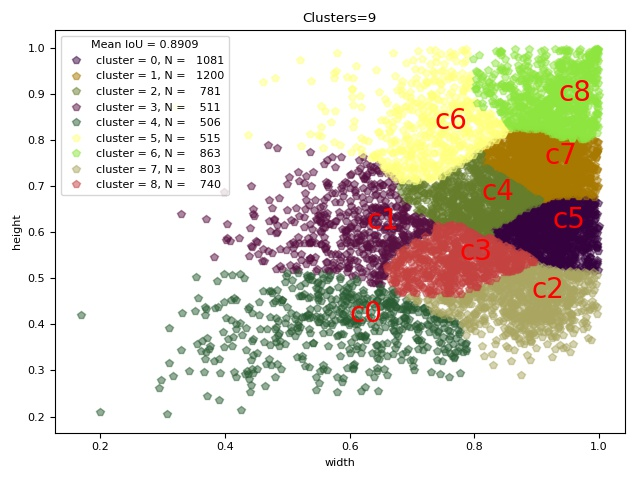

This chart was generated by the following Python code:
#! /usr/bin/env python
# coding=utf-8
#================================================================
#   Copyright (C) 2019 * Ltd. All rights reserved.
#
#   Editor      : VIM
#   File name   : kmeans.py
#   Author      : YunYang1994
#   Created date: 2019-01-25 11:08:15
#   Description :
#
#================================================================

import cv2
import argparse
import numpy as np
import seaborn as sns
import matplotlib.pyplot as plt
current_palette = list(sns.xkcd_rgb.values())

def iou(box, clusters):
    """
    Calculates the Intersection over Union (IoU) between a box and k clusters.
    param:
        box: tuple or array, shifted to the origin (i. e. width and height)
        clusters: numpy array of shape (k, 2) where k is the number of clusters
    return:
        numpy array of shape (k, 0) where k is the number of clusters
    """
    x = np.minimum(clusters[:, 0], box[0])
    y = np.minimum(clusters[:, 1], box[1])
    if np.count_nonzero(x == 0) > 0 or np.count_nonzero(y == 0) > 0:
        raise ValueError("Box has no area")

    intersection = x * y
    box_area = box[0] * box[1]
    cluster_area = clusters[:, 0] * clusters[:, 1]

    iou_ = intersection / (box_area + cluster_area - intersection)

    return iou_



def kmeans(boxes, k, dist=np.median,seed=1):
    """
    Calculates k-means clustering with the Intersection over Union (IoU) metric.
    :param boxes: numpy array of shape (r, 2), where r is the number of rows
    :param k: number of clusters
    :param dist: distance function
    :return: numpy array of shape (k, 2)
    """
    rows = boxes.shape[0]
    distances     = np.empty((rows, k)) ## N row x N cluster
    last_clusters = np.zeros((rows,))

    np.random.seed(seed)

    # initialize the cluster centers to be k items
    clusters = boxes[np.random.choice(rows, k, replace=False)]

    while True:
        # Step 1: allocate each item to the closest cluster centers
        for icluster in range(k): # I made change to lars76's code here to make the code faster
            distances[:,icluster] = 1 - iou(clusters[icluster], boxes)

        nearest_clusters = np.argmin(distances, axis=1)

        if (last_clusters == nearest_clusters).all():
            break

        # Step 2: calculate the cluster centers as mean (or median) of all the cases in the clusters.
        for cluster in range(k):
            clusters[cluster] = dist(boxes[nearest_clusters == cluster], axis=0)
        last_clusters = nearest_clusters

    return clusters, nearest_clusters, distances


def parse_anno(annotation_path):
    anno = open(annotation_path, 'r')
    result = []
    for line in anno:
        s = line.strip().split(' ')
        image = cv2.imread(s[0])
        image_h, image_w = image.shape[:2]
        s = s[1:]
        box_cnt = len(s) // 5
        for i in range(box_cnt):
            x_min, y_min, x_max, y_max = float(s[i*5+0]), float(s[i*5+1]), float(s[i*5+2]), float(s[i*5+3])
            width  = (x_max - x_min) / image_w
            height = (y_max - y_min) / image_h
            result.append([width, height])
    result = np.asarray(result)
    return result


def plot_cluster_result(clusters,nearest_clusters,WithinClusterSumDist,wh,k):
    for icluster in np.unique(nearest_clusters):
        pick = nearest_clusters==icluster
        c = current_palette[icluster]
        plt.rc('font', size=8)
        plt.plot(wh[pick,0],wh[pick,1],"p",
                 color=c,
                 alpha=0.5,label="cluster = {}, N = {:6.0f}".format(icluster,np.sum(pick)))
        plt.text(clusters[icluster,0],
                 clusters[icluster,1],
                 "c{}".format(icluster),
                 fontsize=20,color="red")
        plt.title("Clusters=%d" %k)
        plt.xlabel("width")
        plt.ylabel("height")
    plt.legend(title="Mean IoU = {:5.4f}".format(WithinClusterSumDist))
    plt.tight_layout()
    plt.savefig("./kmeans.jpg")
    plt.show()

if __name__ == '__main__':
    parser = argparse.ArgumentParser()
    parser.add_argument("--dataset_txt", type=str, default="./data_vehicle/train.txt")
    parser.add_argument("--anchors_txt", type=str, default="./data/vehicle_anchors.txt")
    parser.add_argument("--cluster_num", type=int, default=9)
    args = parser.parse_args()
    anno_result = parse_anno(args.dataset_txt)
    clusters, nearest_clusters, distances = kmeans(anno_result, args.cluster_num)

    # sorted by area
    area = clusters[:, 0] * clusters[:, 1]
    indice = np.argsort(area)
    clusters = clusters[indice]
    with open(args.anchors_txt, "w") as f:
        for i in range(args.cluster_num):
            width, height = clusters[i]
            f.writelines(str(width) + " " + str(height) + " ")

    WithinClusterMeanDist = np.mean(distances[np.arange(distances.shape[0]),nearest_clusters])
    plot_cluster_result(clusters, nearest_clusters, 1-WithinClusterMeanDist, anno_result, args.cluster_num)



